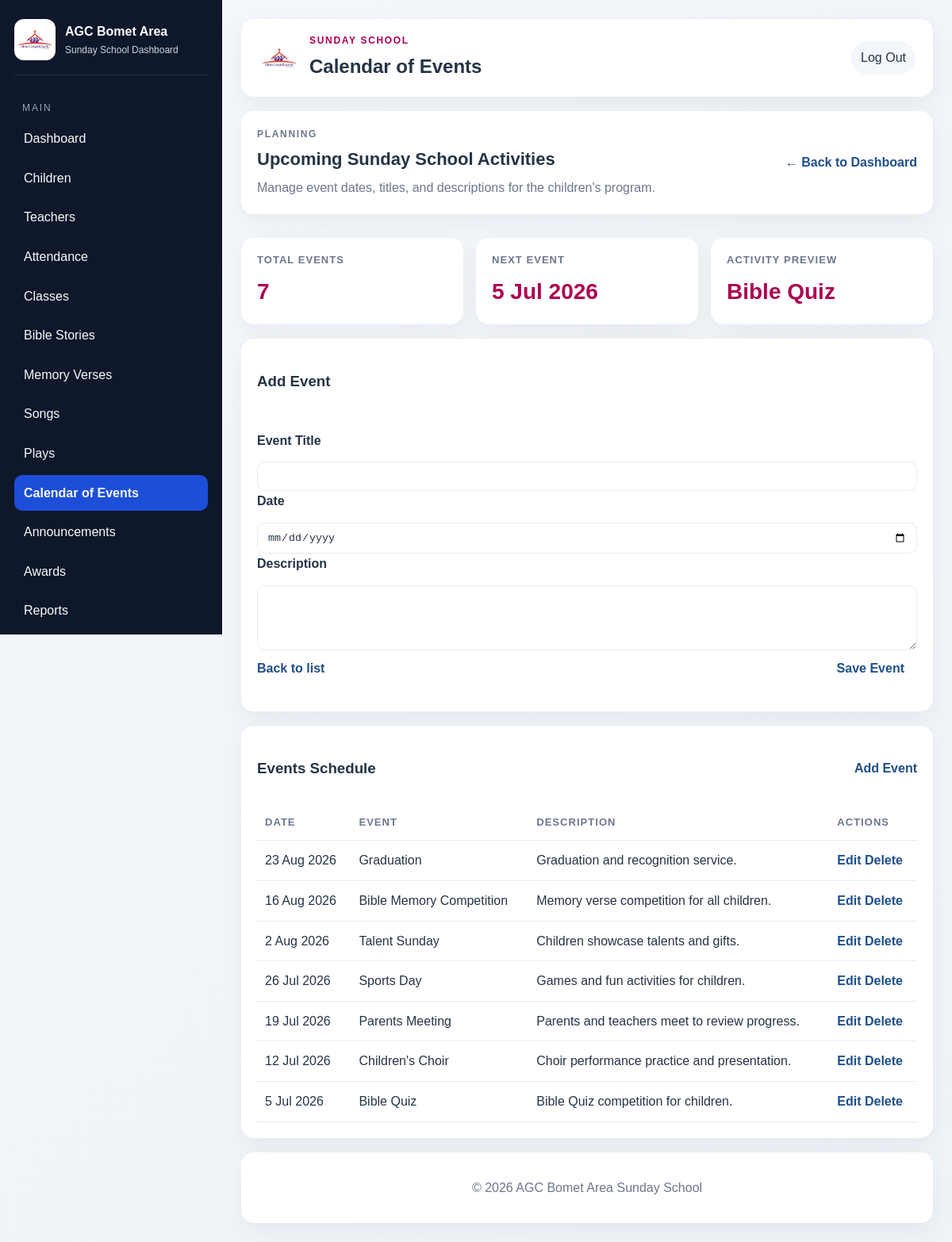
Screenshot of /assets/calendar.php with the database file from the repository.
### tables this page shows
CREATE TABLE IF NOT EXISTS calendar_events (
    event_id INT AUTO_INCREMENT PRIMARY KEY,
    event_date DATE NOT NULL,
    title VARCHAR(255) NOT NULL,
    description TEXT
);

### assets/db.php (called while the page is built, shortened)
<?php
function db_prepare_and_execute(mysqli $db, string $sql, array $params = []): mysqli_stmt
{
    $stmt = $db->prepare($sql);
    $stmt->execute();
    return $stmt;
}
function db_fetch_all(mysqli $db, string $sql, array $params = []): array
{
    $stmt = db_prepare_and_execute($db, $sql, $params);
    $result = $stmt->get_result();
    return $result->fetch_all(MYSQLI_ASSOC);
}
function db_fetch_one(mysqli $db, string $sql, array $params = []): array|false
{
    $stmt = db_prepare_and_execute($db, $sql, $params);
    $result = $stmt->get_result();
    $row = $result->fetch_assoc();
    return $row === null ? false : $row;
}

### assets/calendar.php (the view, shortened to what this page needs)
<?php
require_once __DIR__ . '/db.php';
$events = [];
$editEvent = null;
$basePath = rtrim(dirname($_SERVER['SCRIPT_NAME'] ?? $_SERVER['PHP_SELF'] ?? ''), '/');
try {
    $db = db_connect();
    $events = db_fetch_all($db, 'SELECT event_id, event_date, title, description FROM calendar_events ORDER BY event_date DESC, event_id DESC');
    $upcomingEvent = db_fetch_one($db, 'SELECT event_date, title FROM calendar_events WHERE event_date >= CURDATE() ORDER BY event_date LIMIT 1');
    $totalEvents = count($events);
} catch (Throwable $e) {
    $message = $e->getMessage();
    $messageType = 'error';
}
?>
<!DOCTYPE html>
<html lang="en">
<head>
    <link rel="stylesheet" href="<?php echo htmlspecialchars($basePath, ENT_QUOTES, 'UTF-8'); ?>/style.css?v=2">
</head>
<body>
    <div class="dashboard-container">
        <aside class="sidebar">
            <div class="brand">
                <img src="<?php echo htmlspecialchars($basePath, ENT_QUOTES, 'UTF-8'); ?>/images/mu-logo.jpg" alt="AGC Bomet Area logo" class="brand-logo" onerror="this.onerror=null; this.src='<?php echo htmlspecialchars($basePath, ENT_QUOTES, 'UTF-8'); ?>/images/logo.jpg';">
                <div>
                    <h1>AGC Bomet Area</h1>
                    <p>Sunday School Dashboard</p>
                </div>
            </div>
            <nav class="sidebar-nav">
                <p class="nav-label">Main</p>
                <a class="nav-item" href="<?php echo htmlspecialchars($basePath, ENT_QUOTES, 'UTF-8'); ?>/dashboard.php">Dashboard</a>
                <a class="nav-item" href="<?php echo htmlspecialchars($basePath, ENT_QUOTES, 'UTF-8'); ?>/children.php">Children</a>
                <a class="nav-item" href="<?php echo htmlspecialchars($basePath, ENT_QUOTES, 'UTF-8'); ?>/teachers.php">Teachers</a>
                <a class="nav-item" href="<?php echo htmlspecialchars($basePath, ENT_QUOTES, 'UTF-8'); ?>/attendance.php">Attendance</a>
                <a class="nav-item" href="<?php echo htmlspecialchars($basePath, ENT_QUOTES, 'UTF-8'); ?>/classes.php">Classes</a>
                <a class="nav-item" href="<?php echo htmlspecialchars($basePath, ENT_QUOTES, 'UTF-8'); ?>/bible-stories.php">Bible Stories</a>
                <a class="nav-item" href="<?php echo htmlspecialchars($basePath, ENT_QUOTES, 'UTF-8'); ?>/memory-verses.php">Memory Verses</a>
                <a class="nav-item" href="<?php echo htmlspecialchars($basePath, ENT_QUOTES, 'UTF-8'); ?>/songs.php">Songs</a>
                <a class="nav-item" href="#">Plays</a>
                <a class="nav-item active" href="<?php echo htmlspecialchars($basePath, ENT_QUOTES, 'UTF-8'); ?>/calendar.php">Calendar of Events</a>
                <a class="nav-item" href="<?php echo htmlspecialchars($basePath, ENT_QUOTES, 'UTF-8'); ?>/announcements.php">Announcements</a>
                <a class="nav-item" href="<?php echo htmlspecialchars($basePath, ENT_QUOTES, 'UTF-8'); ?>/awards.php">Awards</a>
                <a class="nav-item" href="#">Reports</a>
                <a class="nav-item" href="#">Settings</a>
            </nav>
        </aside>
        <main class="main-content">
            <header class="top-bar">
                <div class="brand-block">
                    <img src="<?php echo htmlspecialchars($basePath, ENT_QUOTES, 'UTF-8'); ?>/images/mu-logo.jpg" alt="AGC logo" class="top-brand-logo" onerror="this.onerror=null; this.src='<?php echo htmlspecialchars($basePath, ENT_QUOTES, 'UTF-8'); ?>/images/logo.jpg';">
                    <div>
                        <p class="eyebrow">Sunday School</p>
                        <h2>Calendar of Events</h2>
                    </div>
                </div>
                <div class="top-nav-links">
                    <a href="<?php echo htmlspecialchars($basePath, ENT_QUOTES, 'UTF-8'); ?>/logout.php">Log Out</a>
                </div>
            </header>
            <section class="page-header">
                <div>
                    <p class="eyebrow">Planning</p>
                    <h3>Upcoming Sunday School Activities</h3>
                    <p>Manage event dates, titles, and descriptions for the children&apos;s program.</p>
                </div>
                <a href="<?php echo htmlspecialchars($basePath, ENT_QUOTES, 'UTF-8'); ?>/dashboard.php" class="text-link">← Back to Dashboard</a>
            </section>
            <section class="summary-grid">
                <article class="summary-card">
                    <p class="card-label">Total Events</p>
                    <p class="card-number"><?php echo number_format($totalEvents); ?></p>
                </article>
                <article class="summary-card">
                    <p class="card-label">Next Event</p>
                    <p class="card-number"><?php echo $upcomingEvent ? htmlspecialchars(date('j M Y', strtotime($upcomingEvent['event_date'])), ENT_QUOTES, 'UTF-8') : 'N/A'; ?></p>
                </article>
                <article class="summary-card">
                    <p class="card-label">Activity Preview</p>
                    <p class="card-number"><?php echo $upcomingEvent ? htmlspecialchars($upcomingEvent['title'], ENT_QUOTES, 'UTF-8') : 'No upcoming events'; ?></p>
                </article>
            </section>
            <section class="children-section">
                <div class="section-heading">
                    <h3><?php echo $editEvent ? 'Edit Event' : 'Add Event'; ?></h3>
                </div>
                <form action="<?php echo htmlspecialchars($basePath, ENT_QUOTES, 'UTF-8'); ?>/calendar_handler.php" method="post">
                    <div class="form-group">
                        <label for="title">Event Title</label>
                        <input id="title" name="title" type="text" required value="<?php echo htmlspecialchars($editEvent['title'] ?? '', ENT_QUOTES, 'UTF-8'); ?>">
                    </div>
                    <div class="form-group">
                        <label for="event_date">Date</label>
                        <input id="event_date" name="event_date" type="date" required value="<?php echo htmlspecialchars($editEvent['event_date'] ?? '', ENT_QUOTES, 'UTF-8'); ?>">
                    </div>
                    <div class="form-group">
                        <label for="description">Description</label>
                        <textarea id="description" name="description" rows="4"><?php echo htmlspecialchars($editEvent['description'] ?? '', ENT_QUOTES, 'UTF-8'); ?></textarea>
                    </div>
                    <div class="section-heading">
                        <a href="<?php echo htmlspecialchars($basePath, ENT_QUOTES, 'UTF-8'); ?>/calendar.php" class="text-link">Back to list</a>
                        <button type="submit" class="primary-btn"><?php echo $editEvent ? 'Update Event' : 'Save Event'; ?></button>
                    </div>
                </form>
            </section>
            <section class="table-card">
                <div class="table-header">
                    <h3>Events Schedule</h3>
                    <a href="<?php echo htmlspecialchars($basePath, ENT_QUOTES, 'UTF-8'); ?>/calendar.php?add=1" class="text-link">Add Event</a>
                </div>
                <div class="table-wrapper">
                    <table class="children-table">
                        <thead>
                            <tr>
                                <th>Date</th>
                                <th>Event</th>
                                <th>Description</th>
                                <th>Actions</th>
                            </tr>
                        </thead>
                        <tbody>
                            <?php if (empty($events)): ?>
                                <tr><td colspan="4">No events found.</td></tr>
                            <?php else: ?>
                                <?php foreach ($events as $event): ?>
                                    <tr>
                                        <td><?php echo htmlspecialchars(date('j M Y', strtotime($event['event_date'])), ENT_QUOTES, 'UTF-8'); ?></td>
                                        <td><?php echo htmlspecialchars($event['title'], ENT_QUOTES, 'UTF-8'); ?></td>
                                        <td><?php echo nl2br(htmlspecialchars($event['description'] ?: '-', ENT_QUOTES, 'UTF-8')); ?></td>
                                        <td>
                                            <a href="<?php echo htmlspecialchars($basePath, ENT_QUOTES, 'UTF-8'); ?>/calendar.php?edit_event=<?php echo (int) $event['event_id']; ?>" class="text-link">Edit</a>
                                            <form action="<?php echo htmlspecialchars($basePath, ENT_QUOTES, 'UTF-8'); ?>/calendar_handler.php" method="post" style="display:inline;">
                                                <button type="submit" class="text-link" onclick="return confirm('Delete this event?');">Delete</button>
                                            </form>
                                        </td>
                                    </tr>
                                <?php endforeach; ?>
                            <?php endif; ?>
                        </tbody>
                    </table>
                </div>
            </section>
            <footer class="footer">
                <p>© 2026 AGC Bomet Area Sunday School</p>
            </footer>
        </main>
    </div>
</body>
</html>

### rows the page displays
calendar_events: event_date "5 Jul 2026", title "Bible Quiz", description "Bible Quiz competition for children."
calendar_events: event_date "23 Aug 2026", title "Graduation", description "Graduation and recognition service."
calendar_events: event_date "16 Aug 2026", title "Bible Memory Competition", description "Memory verse competition for all children."
calendar_events: event_date "2 Aug 2026", title "Talent Sunday", description "Children showcase talents and gifts."
calendar_events: event_date "26 Jul 2026", title "Sports Day", description "Games and fun activities for children."
calendar_events: event_date "19 Jul 2026", title "Parents Meeting", description "Parents and teachers meet to review progress."
calendar_events: event_date "12 Jul 2026", title "Children's Choir", description "Choir performance practice and presentation."

### other values shown
$totalEvents "7"
